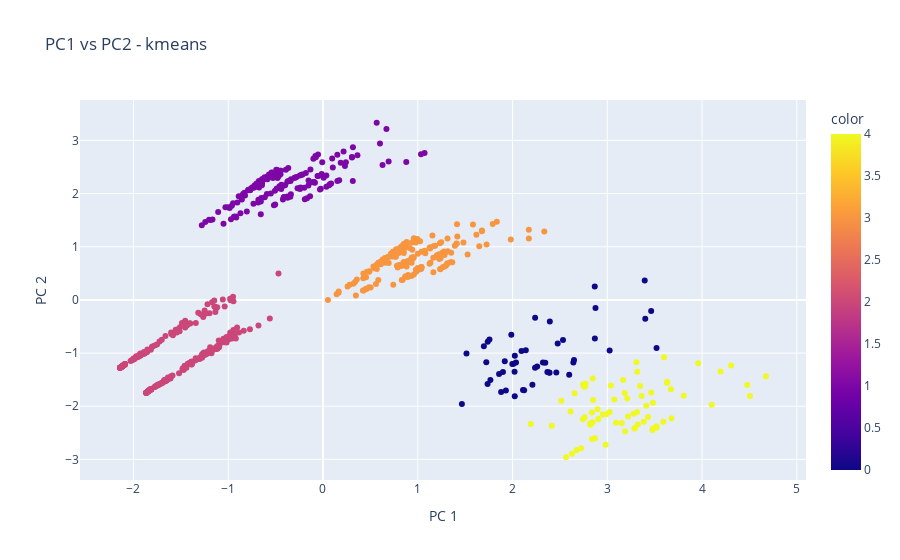

The code cell stored with this chart in its notebook:
### Markdown cell above
## PCA chart

### Code cell
X = data_new

pca = PCA(n_components=2)
components = pca.fit_transform(X)


fig = px.scatter(
    components, x=0, y=1, color=c_y_km,
    title=f'PC1 vs PC2 - kmeans',
    labels={'0': 'PC 1', '1': 'PC 2'}
)

fig.show()

### Figure 1 — Plotly figure (JSON) as saved in the notebook; plotly's stock layout.template omitted (floating-point values rounded to 4 significant figures; data arrays with more than 128 entries replaced by an {"elided": "..."} marker saying what was removed)
{"data": [{"hovertemplate": "PC 1=%{x}<br>PC 2=%{y}<br>color=%{marker.color}<extra></extra>", "legendgroup": "", "marker": {"color": {"elided": "747 int values"}, "coloraxis": "coloraxis", "symbol": "circle"}, "mode": "markers", "name": "", "orientation": "v", "showlegend": false, "type": "scatter", "x": {"elided": "747 float values"}, "xaxis": "x", "y": {"elided": "747 float values"}, "yaxis": "y"}], "layout": {"autosize": true, "coloraxis": {"colorbar": {"title": {"text": "color"}}, "colorscale": [[0, "#0d0887"], [0.1111, "#46039f"], [0.2222, "#7201a8"], [0.3333, "#9c179e"], [0.4444, "#bd3786"], [0.5556, "#d8576b"], [0.6667, "#ed7953"], [0.7778, "#fb9f3a"], [0.8889, "#fdca26"], [1, "#f0f921"]]}, "legend": {"tracegroupgap": 0}, "title": {"text": "PC1 vs PC2 - kmeans"}, "xaxis": {"anchor": "y", "autorange": true, "domain": [0, 1], "range": [-2.56, 5.093], "title": {"text": "PC 1"}, "type": "linear"}, "yaxis": {"anchor": "x", "autorange": true, "domain": [0, 1], "range": [-3.478, 3.852], "title": {"text": "PC 2"}, "type": "linear"}}}
